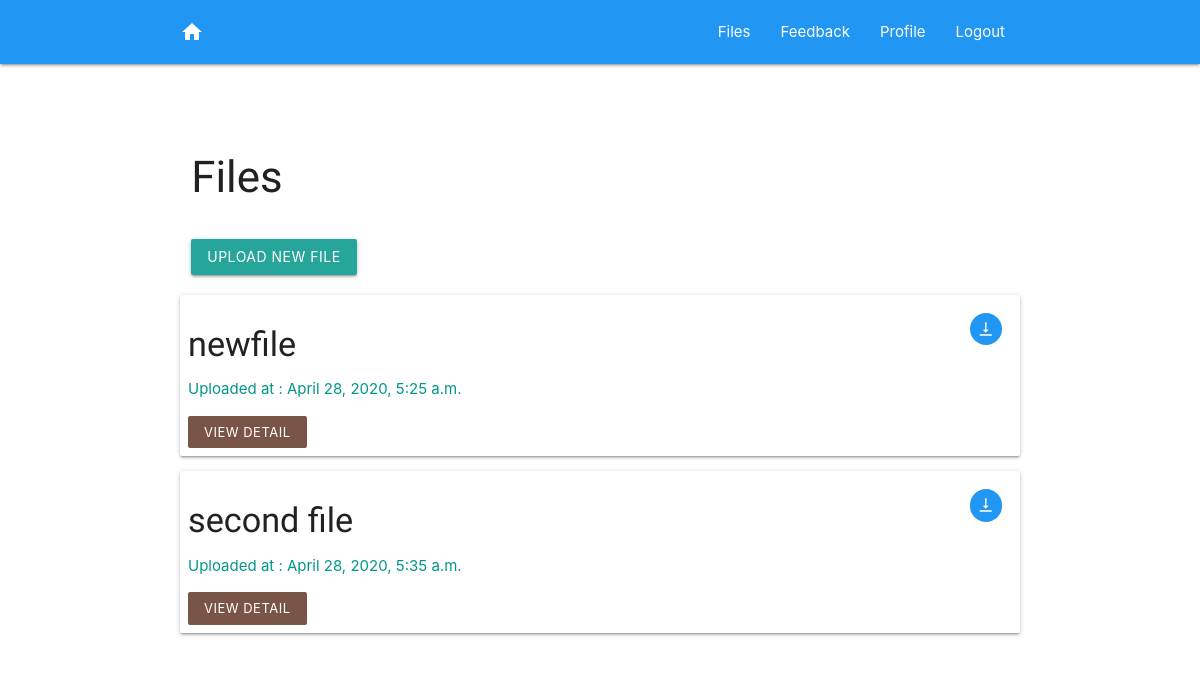
/files/ (signed in), run on an earlier commit of the app's database.
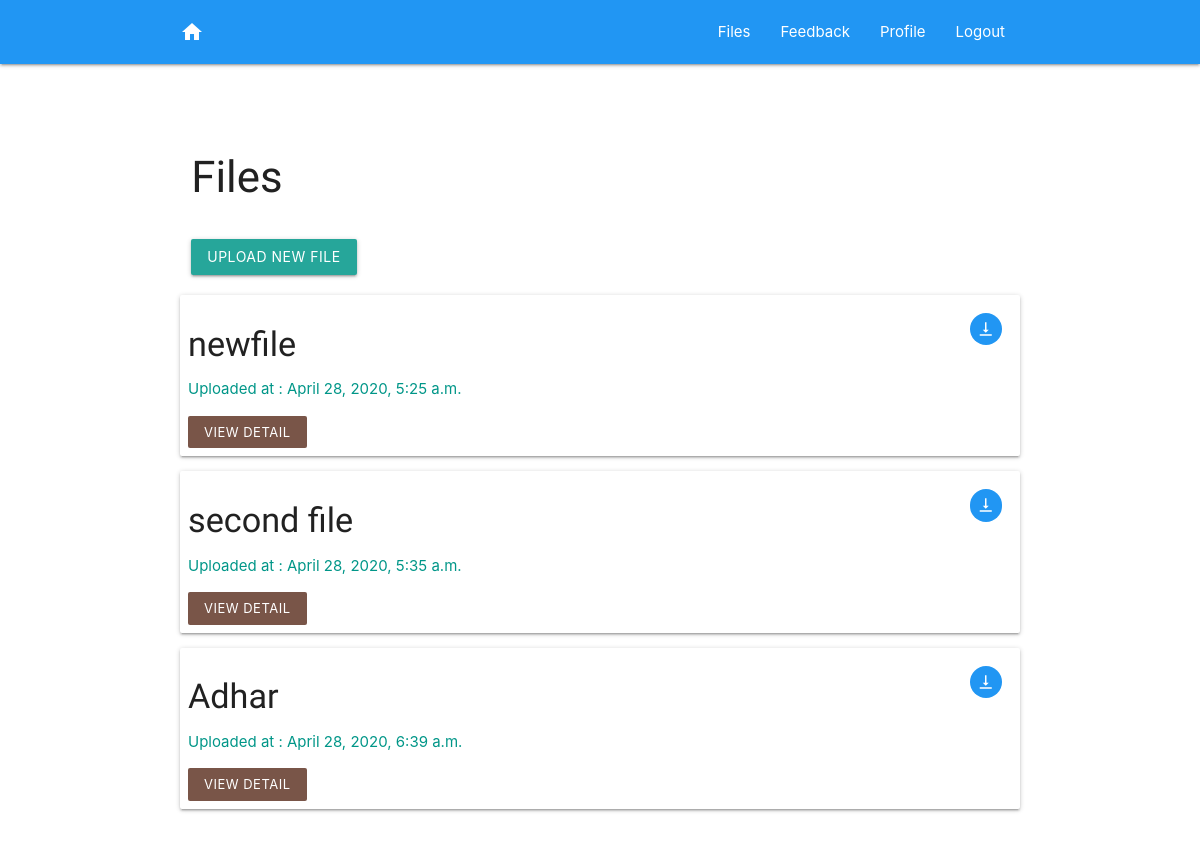
And on a later commit of the database.
### encryptedfile/models.py (models this page shows, shortened)
class EncryptedFile(models.Model):
    user= models.ForeignKey(MyUser, on_delete=models.CASCADE)
    file_name=models.CharField(max_length=100)
    file_password = models.CharField(max_length=255)
    file_key = models.BinaryField(editable=False,max_length=255)
    file_url = models.FileField(upload_to=user_file_upload)
    created_at = models.DateTimeField(auto_now_add=True)

### encryptedfile/views.py (the view)
# urls.py: path('', views.FileListView.as_view(), name='file_list'),
class FileListView(LoginRequiredMixin,ListView):
    model = EncryptedFile
    template_name="encryptedfile/file_list.html"
    def get_queryset(self, *args, **kwargs):
        queryset = super().get_queryset()
        queryset = queryset.filter(user = self.request.user)
        return queryset

### encryptedfile/templates/encryptedfile/file_list.html (shortened to what this page needs)
{% extends 'base/base.html' %}
{% block content %}
    <section>
        {% include 'base/second_navbar.html' %}
        <div class="container mt-5">
            <div class="row">
                <div class="col">
                    <h3> Files </h3>
                </div>
            </div>
            <div class="row">
                <div class="col">
                    <a href="{% url 'add_file' %}" class="btn">upload new file</a>
                </div>
            </div>
            <div class="row">
                {% for encryptedfile in encryptedfile_list %}
                    <div class="col-lg-12 image-card">
                        <div class="row card">
                            <div class="col s6 " style="padding: 8px">
                                <h4>{{ encryptedfile.file_name }}</h4>
                                <p class="teal-text">Uploaded at : {{ encryptedfile.created_at }}</p>
                                <a href="{% url 'file_detail' pk=encryptedfile.id %}" class="btn btn-flat white-text btn-small brown">view detail</a>
                            </div>
                            <div class="col s6" style="padding: 18px">
                                <div class="right-align">
                                    <a data-id="{{ encryptedfile.id }}" id="dowload-btn" class="btn-floating btn-flat btn-small blue waves-effect waves-light ">
                                        <i class="material-icons">vertical_align_bottom</i></a>
                                </div>
                            </div>
                        </div>
                    </div>
                {% endfor %}
            </div>
        </div>
    </section>
{% endblock %}

What changed in the data, as far as the page shows it:
added EncryptedFile: file_name "Adhar", created_at "April 28, 2020, 6:39 a.m."
